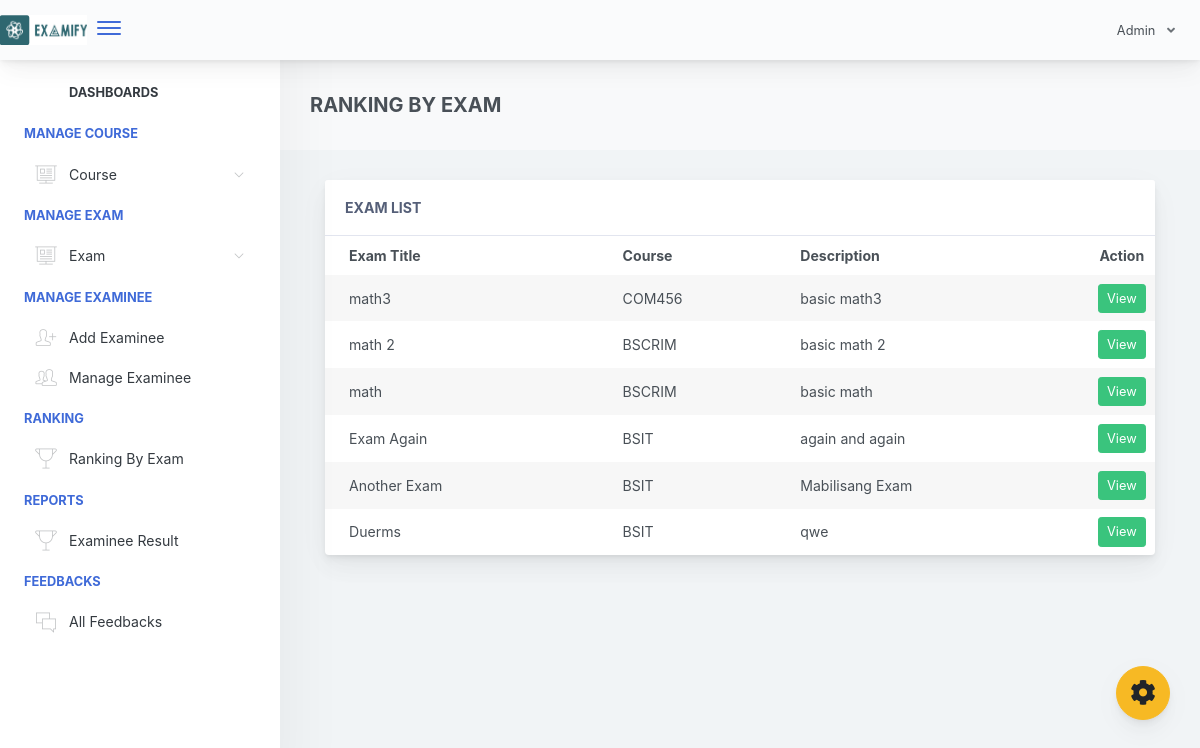
The page /adminpanel/admin/home.php?page=ranking-exam (signed in) on the database its author committed.
### tables this page shows
CREATE TABLE `exam_tbl` (
  `ex_id` int(11) NOT NULL,
  `cou_id` int(11) NOT NULL,
  `ex_title` varchar(1000) NOT NULL,
  `ex_time_limit` varchar(1000) NOT NULL,
  `ex_questlimit_display` int(11) NOT NULL,
  `ex_description` varchar(1000) NOT NULL,
  `ex_created` timestamp NOT NULL DEFAULT current_timestamp() ON UPDATE current_timestamp()
);

CREATE TABLE `course_tbl` (
  `cou_id` int(11) NOT NULL,
  `cou_name` varchar(1000) NOT NULL,
  `cou_created` timestamp NOT NULL DEFAULT current_timestamp() ON UPDATE current_timestamp()
);

### adminpanel/admin/pages/ranking-exam.php (the view, shortened to what this page needs)
<div class="app-main__outer">
        <div class="app-main__inner">
            <?php
                @$exam_id = $_GET['exam_id'];
                if($exam_id != "")
                {
                   $selEx = $conn->query("SELECT * FROM exam_tbl WHERE ex_id='$exam_id' ")->fetch(PDO::FETCH_ASSOC);
                   $exam_course = $selEx['cou_id'];
                   $selExmne = $conn->query("SELECT * FROM examinee_tbl et  WHERE exmne_course='$exam_course'  ");
                   ?>
                   <div class="app-page-title">
                    <div class="page-title-wrapper">
                        <div class="page-title-heading">
                            <div><b class="text-primary">RANKING BY EXAM</b><br>
                                Exam Name : <?php echo $selEx['ex_title']; ?><br><br>
                               <span class="border" style="padding:10px;color:black;background-color: yellow;">Excellence</span>
                               <span class="border" style="padding:10px;color:white;background-color: green;">Very Good</span>
                               <span class="border" style="padding:10px;color:white;background-color: blue;">Good</span>
                               <span class="border" style="padding:10px;color:white;background-color: red;">Failed</span>
                               <span class="border" style="padding:10px;color:black;background-color: #E9ECEE;">Not Answering</span>
                            </div>
                        </div>
                    </div>
                    </div>
                    <div class="table-responsive">
                        <table class="align-middle mb-0 table table-borderless table-striped table-hover" id="tableList">
                          <tbody>
                            <thead>
                                <tr>
                                    <th width="25%">Examinee Fullname</th>
                                    <th>Score / Over</th>
                                    <th>Percentage</th>
                                </tr>
                            </thead>
                            <?php
                                while ($selExmneRow = $selExmne->fetch(PDO::FETCH_ASSOC)) { ?>
                                    <?php
                                            $exmneId = $selExmneRow['exmne_id'];
                                            $selScore = $conn->query("SELECT * FROM exam_question_tbl eqt INNER JOIN exam_answers ea ON eqt.eqt_id = ea.quest_id AND eqt.exam_answer = ea.exans_answer  WHERE ea.axmne_id='$exmneId' AND ea.exam_id='$exam_id' AND ea.exans_status='new' ORDER BY ea.exans_id DESC");
                                              $selAttempt = $conn->query("SELECT * FROM exam_attempt WHERE exmne_id='$exmneId' AND exam_id='$exam_id' ");
                                             $over = $selEx['ex_questlimit_display']  ;
                                              @$score = $selScore->rowCount();
                                                @$ans = $score / $over * 100;
                                         ?>
                                       <tr style="<?php
                                             if($selAttempt->rowCount() == 0)
                                             {
                                                echo "background-color: #E9ECEE;color:black";
                                             }
                                             else if($ans >= 90)
                                             {
                                                echo "background-color: yellow;";
                                             }
                                             else if($ans >= 80){
                                                echo "background-color: green;color:white";
                                             }
                                             else if($ans >= 75){
                                                echo "background-color: blue;color:white";
                                             }
                                             else
                                             {
                                                echo "background-color: red;color:white";
                                             }
                                             ?>"
                                        >
                                        <td>
                                          <?php echo $selExmneRow['exmne_fullname']; ?></td>
                                        <td >
                                        <?php
                                          if($selAttempt->rowCount() == 0)
                                          {
                                            echo "Not answer yet";
                                          }
                                          else if($selScore->rowCount() > 0)
                                          {
                                            echo $totScore =  $selScore->rowCount();
                                            echo " / ";
                                            echo $over;
                                          }
                                          else
                                          {
                                            echo $totScore =  $selScore->rowCount();
                                            echo " / ";
                                            echo $over;
                                          }
                                         ?>
                                        </td>
                                        <td>
                                          <?php
                                                if($selAttempt->rowCount() == 0)
                                                {
                                                  echo "Not answer yet";
                                                }
                                                else
                                                {
                                                    echo $ans; ?>%<?php
                                                }
                                          ?>
                                        </td>
                                    </tr>
                                <?php }
                             ?>
                          </tbody>
                        </table>
                    </div>
                   <?php
                }
                else
                { ?>
                <div class="app-page-title">
                <div class="page-title-wrapper">
                    <div class="page-title-heading">
                        <div><b>RANKING BY EXAM</b></div>
                    </div>
                </div>
                </div>
                 <div class="col-md-12">
                <div class="main-card mb-3 card">
                    <div class="card-header">ExAM List
                    </div>
                    <div class="table-responsive">
                        <table class="align-middle mb-0 table table-borderless table-striped table-hover" id="tableList">
                            <thead>
                            <tr>
                                <th class="text-left pl-4">Exam Title</th>
                                <th class="text-left ">Course</th>
                                <th class="text-left ">Description</th>
                                <th class="text-center" width="8%">Action</th>
                            </tr>
                            </thead>
                            <tbody>
                              <?php
                                $selExam = $conn->query("SELECT * FROM exam_tbl ORDER BY ex_id DESC ");
                                if($selExam->rowCount() > 0)
                                {
                                    while ($selExamRow = $selExam->fetch(PDO::FETCH_ASSOC)) { ?>
                                        <tr>
                                            <td class="pl-4"><?php echo $selExamRow['ex_title']; ?></td>
                                            <td>
                                                <?php
                                                    $courseId =  $selExamRow['cou_id'];
                                                    $selCourse = $conn->query("SELECT * FROM course_tbl WHERE cou_id='$courseId' ");
                                                    while ($selCourseRow = $selCourse->fetch(PDO::FETCH_ASSOC)) {
                                                        echo $selCourseRow['cou_name'];
                                                    }
                                                ?>
                                            </td>
                                            <td><?php echo $selExamRow['ex_description']; ?></td>
                                            <td class="text-center">
                                             <a href="?page=ranking-exam&exam_id=<?php echo $selExamRow['ex_id']; ?>"  class="btn btn-success btn-sm">View</a>
                                            </td>
                                        </tr>
                                    <?php }
                                }
                               ?>
                            </tbody>
                        </table>
                    </div>
                </div>
            </div>
                <?php }
             ?>
</div>

### rows shown on the page
exam_tbl: ex_title "math3", ex_description "basic math3"
course_tbl: cou_name "COM456"
exam_tbl: ex_title "math 2", ex_description "basic math 2"
course_tbl: cou_name "BSCRIM"
exam_tbl: ex_title "math", ex_description "basic math"
exam_tbl: ex_title "Exam Again", ex_description "again and again"
course_tbl: cou_name "BSIT"
exam_tbl: ex_title "Another Exam", ex_description "Mabilisang Exam"
exam_tbl: ex_title "Duerms", ex_description "qwe"
